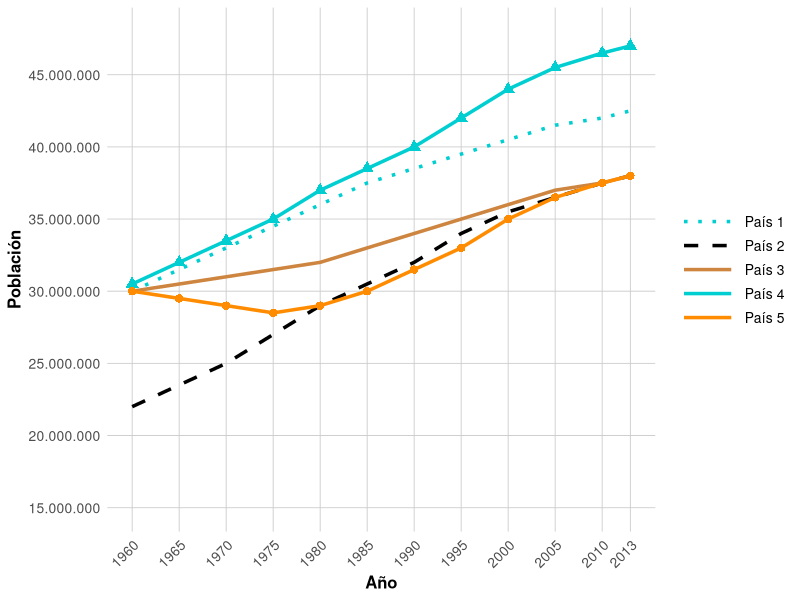

Write the R code that produced this figure.
#!/usr/bin/env Rscript
# Gráfico de Poblaciones de 5 Países (1960-2013)
# Generado por Graficador-Experto - Listo para chunk R-exams

library(ggplot2)
library(dplyr)
library(tidyr)
library(scales)

# Datos
años <- c(1960, 1965, 1970, 1975, 1980, 1985, 1990, 1995, 2000, 2005, 2010, 2013)

datos <- data.frame(
  año = años,
  `País 1` = c(30, 31.5, 33, 34.5, 36, 37.5, 38.5, 39.5, 40.5, 41.5, 42, 42.5) * 1e6,
  `País 2` = c(22, 23.5, 25, 27, 29, 30.5, 32, 34, 35.5, 36.5, 37.5, 38) * 1e6,
  `País 3` = c(30, 30.5, 31, 31.5, 32, 33, 34, 35, 36, 37, 37.5, 38) * 1e6,
  `País 4` = c(30.5, 32, 33.5, 35, 37, 38.5, 40, 42, 44, 45.5, 46.5, 47) * 1e6,
  `País 5` = c(30, 29.5, 29, 28.5, 29, 30, 31.5, 33, 35, 36.5, 37.5, 38) * 1e6,
  check.names = FALSE
)

# Convertir a formato largo
datos_largo <- datos %>%
  pivot_longer(cols = -año, names_to = "país", values_to = "población") %>%
  mutate(país = factor(país, levels = c("País 1", "País 2", "País 3", "País 4", "País 5")))

# Colores y estilos según original
colores <- c(
  "País 1" = "#00CED1",
  "País 2" = "#000000",
  "País 3" = "#CD853F",
  "País 4" = "#00CED1",
  "País 5" = "#FF8C00"
)

linetypes <- c(
  "País 1" = "dotted",
  "País 2" = "dashed",
  "País 3" = "solid",
  "País 4" = "solid",
  "País 5" = "solid"
)

# Crear gráfico
p <- ggplot(datos_largo, aes(x = año, y = población, color = país, linetype = país)) +
  geom_line(size = 1.2) +
  
  # Marcadores para País 4 (triángulos) y País 5 (círculos)
  geom_point(
    data = filter(datos_largo, país == "País 4"),
    aes(x = año, y = población),
    shape = 17, size = 3, show.legend = FALSE
  ) +
  geom_point(
    data = filter(datos_largo, país == "País 5"),
    aes(x = año, y = población),
    shape = 16, size = 2.5, show.legend = FALSE
  ) +
  
  # Escalas
  scale_color_manual(values = colores) +
  scale_linetype_manual(values = linetypes) +
  scale_x_continuous(
    breaks = años,
    limits = c(1960, 2013)
  ) +
  scale_y_continuous(
    breaks = seq(15e6, 45e6, by = 5e6),
    labels = function(x) format(x, big.mark = ".", decimal.mark = ",", scientific = FALSE),
    limits = c(15e6, 48e6)
  ) +
  
  # Etiquetas
  labs(x = "Año", y = "Población", color = NULL, linetype = NULL) +
  
  # Tema
  theme_minimal() +
  theme(
    plot.background = element_rect(fill = "white", color = NA),
    panel.background = element_rect(fill = "white", color = NA),
    panel.grid.major = element_line(color = "gray80", linewidth = 0.3),
    panel.grid.minor = element_blank(),
    axis.title = element_text(size = 12, face = "bold"),
    axis.text = element_text(size = 10),
    axis.text.x = element_text(angle = 45, hjust = 1),
    legend.position = "right",
    legend.text = element_text(size = 10),
    legend.key.width = unit(1.5, "cm")
  ) +
  guides(color = guide_legend(override.aes = list(size = 1.5)))

# Guardar
ggsave(
  "renders/render_r.png",
  plot = p,
  width = 10,
  height = 7,
  dpi = 300,
  bg = "white"
)

cat("Gráfico R guardado en: renders/render_r.png\n")
